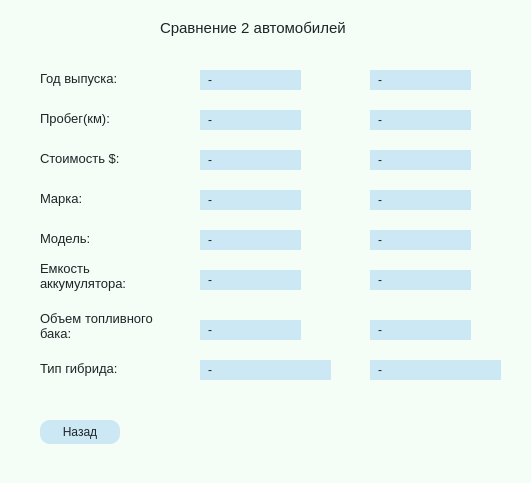
<?xml version="1.0" encoding="UTF-8"?>
<ui version="4.0">
 <class>CarCompareWindow</class>
 <widget class="QDialog" name="CarCompareWindow">
  <property name="geometry">
   <rect>
    <x>0</x>
    <y>0</y>
    <width>531</width>
    <height>483</height>
   </rect>
  </property>
  <property name="windowTitle">
   <string>Сравнение автомобилей</string>
  </property>
  <property name="styleSheet">
   <string notr="true">background-color: rgb(244, 254, 246);
color: rgb(30, 36, 39);
font: 600 9pt &quot;Montserrat&quot;;
border-style: none;
border-width: 0px;</string>
  </property>
  <widget class="QLabel" name="toLabel">
   <property name="geometry">
    <rect>
     <x>160</x>
     <y>20</y>
     <width>221</width>
     <height>16</height>
    </rect>
   </property>
   <property name="styleSheet">
    <string notr="true">font-size: 11pt;</string>
   </property>
   <property name="text">
    <string>Сравнение 2 автомобилей</string>
   </property>
  </widget>
  <widget class="QPushButton" name="backPushButton">
   <property name="geometry">
    <rect>
     <x>40</x>
     <y>420</y>
     <width>80</width>
     <height>24</height>
    </rect>
   </property>
   <property name="styleSheet">
    <string notr="true">color: rgb(30, 36, 39);
font: 600 9pt &quot;Montserrat&quot;;
border-radius: 10px;
border-style: solid;
border-width: 0px;
background-color: rgb(204, 232, 244);
padding: 5px</string>
   </property>
   <property name="text">
    <string>Назад</string>
   </property>
  </widget>
  <widget class="QLabel" name="yearLabel">
   <property name="geometry">
    <rect>
     <x>40</x>
     <y>70</y>
     <width>101</width>
     <height>16</height>
    </rect>
   </property>
   <property name="styleSheet">
    <string notr="true">font-size: 10pt;</string>
   </property>
   <property name="text">
    <string>Год выпуска:</string>
   </property>
  </widget>
  <widget class="QLabel" name="mileageLabel">
   <property name="geometry">
    <rect>
     <x>40</x>
     <y>110</y>
     <width>91</width>
     <height>16</height>
    </rect>
   </property>
   <property name="styleSheet">
    <string notr="true">font-size: 10pt;</string>
   </property>
   <property name="text">
    <string>Пробег(км):</string>
   </property>
  </widget>
  <widget class="QLabel" name="priceLabel">
   <property name="geometry">
    <rect>
     <x>40</x>
     <y>150</y>
     <width>101</width>
     <height>16</height>
    </rect>
   </property>
   <property name="styleSheet">
    <string notr="true">font-size: 10pt;</string>
   </property>
   <property name="text">
    <string>Стоимость $:</string>
   </property>
  </widget>
  <widget class="QLabel" name="brandLabel">
   <property name="geometry">
    <rect>
     <x>40</x>
     <y>190</y>
     <width>49</width>
     <height>16</height>
    </rect>
   </property>
   <property name="styleSheet">
    <string notr="true">font-size: 10pt;</string>
   </property>
   <property name="text">
    <string>Марка:</string>
   </property>
  </widget>
  <widget class="QLabel" name="modelLabel">
   <property name="geometry">
    <rect>
     <x>40</x>
     <y>230</y>
     <width>71</width>
     <height>16</height>
    </rect>
   </property>
   <property name="styleSheet">
    <string notr="true">font-size: 10pt;</string>
   </property>
   <property name="text">
    <string>Модель:</string>
   </property>
  </widget>
  <widget class="QLabel" name="batteryLabel">
   <property name="geometry">
    <rect>
     <x>40</x>
     <y>260</y>
     <width>101</width>
     <height>31</height>
    </rect>
   </property>
   <property name="styleSheet">
    <string notr="true">font-size: 10pt;</string>
   </property>
   <property name="text">
    <string>Емкость
аккумулятора:</string>
   </property>
  </widget>
  <widget class="QLabel" name="fuelLabel">
   <property name="geometry">
    <rect>
     <x>40</x>
     <y>310</y>
     <width>141</width>
     <height>31</height>
    </rect>
   </property>
   <property name="styleSheet">
    <string notr="true">font-size: 10pt;</string>
   </property>
   <property name="text">
    <string>Объем топливного
бака:</string>
   </property>
  </widget>
  <widget class="QLabel" name="hybridTypeLabel">
   <property name="geometry">
    <rect>
     <x>40</x>
     <y>360</y>
     <width>101</width>
     <height>16</height>
    </rect>
   </property>
   <property name="styleSheet">
    <string notr="true">font-size: 10pt;</string>
   </property>
   <property name="text">
    <string>Тип гибрида:</string>
   </property>
  </widget>
  <widget class="QLabel" name="CarYearLabel1">
   <property name="geometry">
    <rect>
     <x>200</x>
     <y>70</y>
     <width>101</width>
     <height>20</height>
    </rect>
   </property>
   <property name="styleSheet">
    <string notr="true">font-size: 9pt;
color: rgb(30, 36, 39);
border-style: solid;
border-width: 0px;
background-color: rgb(204, 232, 244);
padding: 5px;
border-radius: 0px;</string>
   </property>
   <property name="text">
    <string>-</string>
   </property>
  </widget>
  <widget class="QLabel" name="CarMileageLabel1">
   <property name="geometry">
    <rect>
     <x>200</x>
     <y>110</y>
     <width>101</width>
     <height>20</height>
    </rect>
   </property>
   <property name="styleSheet">
    <string notr="true">font-size: 9pt;
color: rgb(30, 36, 39);
border-style: solid;
border-width: 0px;
background-color: rgb(204, 232, 244);
padding: 5px;
border-radius: 0px;</string>
   </property>
   <property name="text">
    <string>-</string>
   </property>
  </widget>
  <widget class="QLabel" name="CarPriceLabel1">
   <property name="geometry">
    <rect>
     <x>200</x>
     <y>150</y>
     <width>101</width>
     <height>20</height>
    </rect>
   </property>
   <property name="styleSheet">
    <string notr="true">font-size: 9pt;
color: rgb(30, 36, 39);
border-style: solid;
border-width: 0px;
background-color: rgb(204, 232, 244);
padding: 5px;
border-radius: 0px;</string>
   </property>
   <property name="text">
    <string>-</string>
   </property>
  </widget>
  <widget class="QLabel" name="CarBrandLabel1">
   <property name="geometry">
    <rect>
     <x>200</x>
     <y>190</y>
     <width>101</width>
     <height>20</height>
    </rect>
   </property>
   <property name="styleSheet">
    <string notr="true">font-size: 9pt;
color: rgb(30, 36, 39);
border-style: solid;
border-width: 0px;
background-color: rgb(204, 232, 244);
padding: 5px;
border-radius: 0px;</string>
   </property>
   <property name="text">
    <string>-</string>
   </property>
  </widget>
  <widget class="QLabel" name="CarModelLabel1">
   <property name="geometry">
    <rect>
     <x>200</x>
     <y>230</y>
     <width>101</width>
     <height>20</height>
    </rect>
   </property>
   <property name="styleSheet">
    <string notr="true">font-size: 9pt;
color: rgb(30, 36, 39);
border-style: solid;
border-width: 0px;
background-color: rgb(204, 232, 244);
padding: 5px;
border-radius: 0px;</string>
   </property>
   <property name="text">
    <string>-</string>
   </property>
  </widget>
  <widget class="QLabel" name="CarBatteryLabel1">
   <property name="geometry">
    <rect>
     <x>200</x>
     <y>270</y>
     <width>101</width>
     <height>20</height>
    </rect>
   </property>
   <property name="styleSheet">
    <string notr="true">font-size: 9pt;
color: rgb(30, 36, 39);
border-style: solid;
border-width: 0px;
background-color: rgb(204, 232, 244);
padding: 5px;
border-radius: 0px;</string>
   </property>
   <property name="text">
    <string>-</string>
   </property>
  </widget>
  <widget class="QLabel" name="CarFuelLabel1">
   <property name="geometry">
    <rect>
     <x>200</x>
     <y>320</y>
     <width>101</width>
     <height>20</height>
    </rect>
   </property>
   <property name="styleSheet">
    <string notr="true">font-size: 9pt;
color: rgb(30, 36, 39);
border-style: solid;
border-width: 0px;
background-color: rgb(204, 232, 244);
padding: 5px;
border-radius: 0px;</string>
   </property>
   <property name="text">
    <string>-</string>
   </property>
  </widget>
  <widget class="QLabel" name="CarHybridTypeLabel1">
   <property name="geometry">
    <rect>
     <x>200</x>
     <y>360</y>
     <width>131</width>
     <height>20</height>
    </rect>
   </property>
   <property name="styleSheet">
    <string notr="true">font-size: 9pt;
color: rgb(30, 36, 39);
border-style: solid;
border-width: 0px;
background-color: rgb(204, 232, 244);
padding: 5px;
border-radius: 0px;</string>
   </property>
   <property name="text">
    <string>-</string>
   </property>
  </widget>
  <widget class="QLabel" name="CarYearLabel2">
   <property name="geometry">
    <rect>
     <x>370</x>
     <y>70</y>
     <width>101</width>
     <height>20</height>
    </rect>
   </property>
   <property name="styleSheet">
    <string notr="true">font-size: 9pt;
color: rgb(30, 36, 39);
border-style: solid;
border-width: 0px;
background-color: rgb(204, 232, 244);
padding: 5px;
border-radius: 0px;</string>
   </property>
   <property name="text">
    <string>-</string>
   </property>
  </widget>
  <widget class="QLabel" name="CarBrandLabel2">
   <property name="geometry">
    <rect>
     <x>370</x>
     <y>190</y>
     <width>101</width>
     <height>20</height>
    </rect>
   </property>
   <property name="styleSheet">
    <string notr="true">font-size: 9pt;
color: rgb(30, 36, 39);
border-style: solid;
border-width: 0px;
background-color: rgb(204, 232, 244);
padding: 5px;
border-radius: 0px;</string>
   </property>
   <property name="text">
    <string>-</string>
   </property>
  </widget>
  <widget class="QLabel" name="CarMileageLabel2">
   <property name="geometry">
    <rect>
     <x>370</x>
     <y>110</y>
     <width>101</width>
     <height>20</height>
    </rect>
   </property>
   <property name="styleSheet">
    <string notr="true">font-size: 9pt;
color: rgb(30, 36, 39);
border-style: solid;
border-width: 0px;
background-color: rgb(204, 232, 244);
padding: 5px;
border-radius: 0px;</string>
   </property>
   <property name="text">
    <string>-</string>
   </property>
  </widget>
  <widget class="QLabel" name="CarModelLabel2">
   <property name="geometry">
    <rect>
     <x>370</x>
     <y>230</y>
     <width>101</width>
     <height>20</height>
    </rect>
   </property>
   <property name="styleSheet">
    <string notr="true">font-size: 9pt;
color: rgb(30, 36, 39);
border-style: solid;
border-width: 0px;
background-color: rgb(204, 232, 244);
padding: 5px;
border-radius: 0px;</string>
   </property>
   <property name="text">
    <string>-</string>
   </property>
  </widget>
  <widget class="QLabel" name="CarHybridTypeLabel2">
   <property name="geometry">
    <rect>
     <x>370</x>
     <y>360</y>
     <width>131</width>
     <height>20</height>
    </rect>
   </property>
   <property name="styleSheet">
    <string notr="true">font-size: 9pt;
color: rgb(30, 36, 39);
border-style: solid;
border-width: 0px;
background-color: rgb(204, 232, 244);
padding: 5px;
border-radius: 0px;</string>
   </property>
   <property name="text">
    <string>-</string>
   </property>
  </widget>
  <widget class="QLabel" name="CarBatteryLabel2">
   <property name="geometry">
    <rect>
     <x>370</x>
     <y>270</y>
     <width>101</width>
     <height>20</height>
    </rect>
   </property>
   <property name="styleSheet">
    <string notr="true">font-size: 9pt;
color: rgb(30, 36, 39);
border-style: solid;
border-width: 0px;
background-color: rgb(204, 232, 244);
padding: 5px;
border-radius: 0px;</string>
   </property>
   <property name="text">
    <string>-</string>
   </property>
  </widget>
  <widget class="QLabel" name="CarPriceLabel2">
   <property name="geometry">
    <rect>
     <x>370</x>
     <y>150</y>
     <width>101</width>
     <height>20</height>
    </rect>
   </property>
   <property name="styleSheet">
    <string notr="true">font-size: 9pt;
color: rgb(30, 36, 39);
border-style: solid;
border-width: 0px;
background-color: rgb(204, 232, 244);
padding: 5px;
border-radius: 0px;</string>
   </property>
   <property name="text">
    <string>-</string>
   </property>
  </widget>
  <widget class="QLabel" name="CarFuelLabel2">
   <property name="geometry">
    <rect>
     <x>370</x>
     <y>320</y>
     <width>101</width>
     <height>20</height>
    </rect>
   </property>
   <property name="styleSheet">
    <string notr="true">font-size: 9pt;
color: rgb(30, 36, 39);
border-style: solid;
border-width: 0px;
background-color: rgb(204, 232, 244);
padding: 5px;
border-radius: 0px;</string>
   </property>
   <property name="text">
    <string>-</string>
   </property>
  </widget>
 </widget>
 <resources/>
 <connections/>
</ui>
